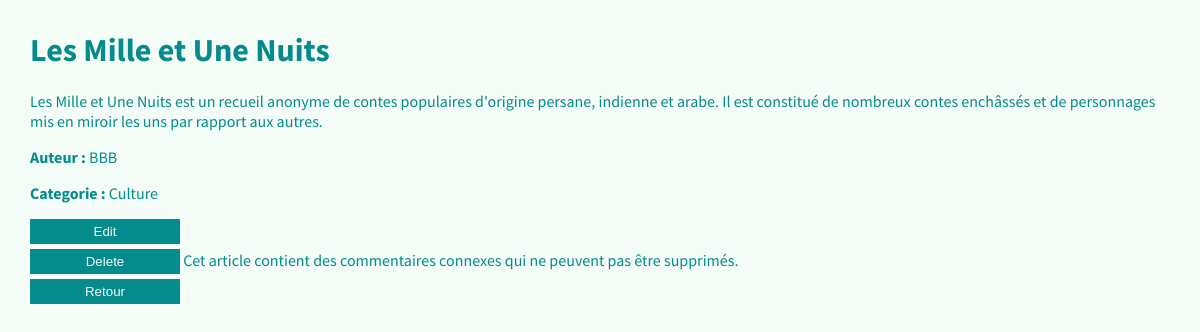
The page /article-show.php?id=2 on the database its author committed.
### tables this page shows
CREATE TABLE IF NOT EXISTS `article` (
  `id` INT NOT NULL AUTO_INCREMENT,
  `titre` VARCHAR(45) NOT NULL,
  `text` TEXT(1000) NOT NULL,
  `auteur_id` INT NOT NULL,
  `categorie_id` INT NOT NULL,
  PRIMARY KEY (`id`),
  INDEX `fk_article_auteur_idx` (`auteur_id` ASC) ,
  INDEX `fk_article_categorie_idx` (`categorie_id` ASC) ,
  CONSTRAINT `fk_article_auteur`
    FOREIGN KEY (`auteur_id`)
    REFERENCES `utilisateur` (`id`)
    ON DELETE NO ACTION
    ON UPDATE NO ACTION,
  CONSTRAINT `fk_article_categorie`
    FOREIGN KEY (`categorie_id`)
    REFERENCES `categorie` (`id`)
    ON DELETE NO ACTION
    ON UPDATE NO ACTION);

CREATE TABLE IF NOT EXISTS `utilisateur` (
  `id` INT NOT NULL AUTO_INCREMENT,
  `nom` VARCHAR(45) NOT NULL,
  `email` VARCHAR(45) NOT NULL,
  PRIMARY KEY (`id`),
  UNIQUE INDEX `email_UNIQUE` (`email` ASC));

CREATE TABLE IF NOT EXISTS `categorie` (
  `id` INT NOT NULL AUTO_INCREMENT,
  `categorie` VARCHAR(45) NOT NULL,
  PRIMARY KEY (`id`));

### class/CRUD.php (called while the page is built, shortened)
<?php
class CRUD extends PDO {
    public function selectId($table, $value, $field = 'id'){
        $sql = "SELECT * FROM $table WHERE $field = '$value'";
        $stmt = $this->query($sql);
        $count = $stmt->rowCount();
        if($count == 1){
            return $stmt->fetch();
        }else{
            header('location: index.php');
        }
    }
    public function ilYaComments($articleId){
        $sql = "SELECT COUNT(*) FROM commentaire WHERE article_id = :articleId";
        $stmt = $this->prepare($sql);
        $stmt->bindValue(":articleId", $articleId);
        $stmt->execute();
        $count = $stmt->fetchColumn();
        return ($count > 0);
    }
}
?>

### article-show.php (the view, shortened to what this page needs)
<?php
if(isset($_GET['id']) && $_GET['id']!=null ){
    $id= $_GET['id'];
    require_once('class/CRUD.php');
    $crud = new CRUD;
    $article = $crud->selectId('article', $id);
    extract($article);
    $categorie = $crud->selectId('categorie', $categorie_id);
    $categorie_nom = $categorie['categorie'];
    $auteur = $crud->selectId('utilisateur', $auteur_id);
    $auteur_nom = $auteur['nom'];
}else{
    header('location:index.php');
}
?>
<!DOCTYPE html>
<html lang="en">
<head>
    <link rel="stylesheet" href="css/styles.css">
</head>
<body>
    <h1><?= $titre; ?></h1>
    <p><?= $text; ?></p>
    <p><strong>Auteur : </strong><?= $auteur_nom; ?></p>
    <p><strong>Categorie : </strong><?= $categorie_nom; ?></p>
    <button><a href="article-edit.php?id=<?= $id; ?>">Edit</a></button>
    <form action="article-delete.php" method="post">
        <button type="submit" name="delete">Delete</button>
        <?php
        if ($crud->ilYaComments($id)) {
            echo "Cet article contient des commentaires connexes qui ne peuvent pas être supprimés.";
        }
        ?>
    </form>
    <button><a href="index.php">Retour</a></button>
</body>
</html>

### css/styles.css (style rules this page uses)
* { box-sizing: border-box; }
body { font-family: 'Source Sans Pro', sans-serif; background-color: rgb(244, 252, 247); color: rgb(5, 139, 139); margin: 30px; }
button, input[type=submit] { padding: 10px; background-color: rgb(5, 139, 139); color: rgb(244, 252, 247); border: 0; }
a { text-decoration: none; background-color: rgb(5, 139, 139); color: rgb(244, 252, 247); padding: 5px; }
button, select { width: 150px; padding: 5px; text-align: center; }
button { margin-bottom: 5px; }

### rows shown on the page
article: titre "Les Mille et Une Nuits", text "Les Mille et Une Nuits est un recueil anonyme de contes populaires d'origine persane, indienne et arabe. Il est constitué de nombreux contes enchâssés et de personnages mis en miroir les uns par rapport aux autres."
utilisateur: nom "BBB"
categorie: categorie "Culture"
